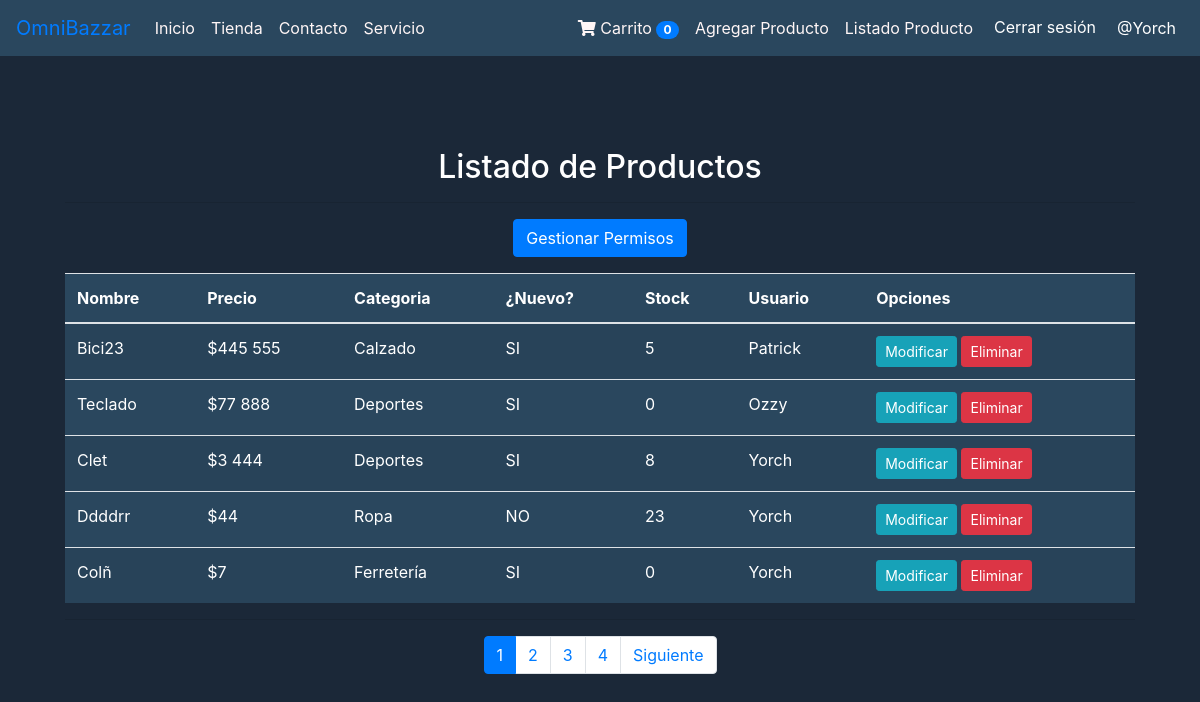
The app's page /listar-productos/ (signed in) with its own data.
### productos/models.py (models this page shows, shortened)
class Producto(models.Model):
    nombre = models.CharField(max_length=50)
    precio = models.IntegerField()
    descripcion = models.TextField()
    nuevo = models.BooleanField()
    categoria = models.ForeignKey(Categoria, on_delete=models.PROTECT, default=1)
    fecha_fabricacion = models.DateField()
    imagen = models.ImageField(upload_to="productos", null=True)
    stock = models.IntegerField(default=0, verbose_name='Stock')
    usuario = models.ForeignKey(User, on_delete=models.CASCADE, null=True, blank=True)

class Categoria(models.Model):
    nombre = models.CharField(max_length=50)
    def __str__(self):
        return self.nombre

### productos/views.py (the view)
# urls.py: path('listar-productos/', listar_productos, name='listar_productos'),
def listar_productos(request):
    if request.user.is_superuser:
        productos = Producto.objects.all()
    else:
        productos = Producto.objects.filter(usuario=request.user)
    page = request.GET.get('page', 1)
    try:
        paginator = Paginator(productos, 5)
        productos = paginator.page(page)
    except:
        raise Http404
    data = {
        'entity': productos,
        'paginator': paginator,
        'is_admin': request.user.is_superuser
    }
    return render(request, 'agregacion/listar.html', data)

### productos/templates/agregacion/listar.html (shortened to what this page needs)
{% extends "productos/base.html" %}
{% block content %}
{% load humanize %}
<center>
<div class="container mt-5">
    <div class="card-body">
        <h2 style="color: white;">Listado de Productos</h2>
        <hr>
        {% if is_admin %}
        <div class="mb-3">
            <a href="{% url 'manage_permissions' %}" class="btn btn-primary">Gestionar Permisos</a>
        </div>
        {% endif %}
        <div class="table-responsive">
            <table class="table table-striped table-hover table-responsive-sm mx-auto" style="max-width: 100%; background-color: #2a475e;">
                <thead>
                    <tr style="color: white;">
                        <th>Nombre</th>
                        <th>Precio</th>
                        <th>Categoria</th>
                        <th>¿Nuevo?</th>
                        <th>Stock</th>
                        {% if is_admin %}
                        <th>Usuario</th>
                        {% endif %}
                        <th>Opciones</th>
                    </tr>
                </thead>
                <tbody>
                    {% for p in entity %}
                    <tr style="color: white;">
                        <td>{{ p.nombre | title }}</td>
                        <td>${{ p.precio | intcomma }}</td>
                        <td>{{ p.categoria | title }}</td>
                        <td>
                            {% if p.nuevo %}
                            SI
                            {% else %}
                            NO
                            {% endif %}
                        </td>
                        <td>{{ p.stock }}</td>
                        {% if is_admin %}
                        <td>{{ p.usuario.username }}</td>
                        {% endif %}
                        <td>
                            {% if perms.productos.change_producto %}
                            <a href="{% url 'modificar_producto' p.id %}" class="btn btn-info btn-sm">Modificar</a>
                            {% endif %}
                            {% if perms.productos.delete_producto %}
                            <a href="#" onclick="eliminarProducto({{ p.id }})" class="btn btn-danger btn-sm">Eliminar</a>
                            {% endif %}
                        </td>
                    </tr>
                    {% endfor %}
                </tbody>
            </table>
            <hr>
            <div>
                {% include 'productos/paginator.html' %}
            </div>
        </div>
    </div>
</div>
</center>
{% endblock %}

### productos/templates/productos/base.html (shortened to what this page needs)
<!DOCTYPE html>
<html lang="en">
<head>
  <link rel="stylesheet" href="https://cdn.jsdelivr.net/npm/bootstrap@4.6.2/dist/css/bootstrap.min.css">
  {% load static %}
  <link rel="stylesheet" href="{% static 'productos/css/styles.css' %}">
  <link rel="stylesheet" href="https://cdnjs.cloudflare.com/ajax/libs/font-awesome/5.15.4/css/all.min.css">
</head>
<body class="body">
  <nav class="navbar navbar-expand-sm navbar-custom">
    <a class="navbar-brand" href="#">OmniBazzar</a>
    <div class="collapse navbar-collapse" id="navbarNav">
      <ul class="navbar-nav mr-auto">
        <li class="nav-item">
          <a class="nav-link" href="{% url 'home' %}">Inicio</a>
        </li>
        <li class="nav-item">
          <a class="nav-link" href="{% url 'Tienda' %}">Tienda</a>
        </li>
        <li class="nav-item">
          <a class="nav-link" href="{% url 'Contacto' %}">Contacto</a>
        </li>
        <li class="nav-item">
          <a class="nav-link" href="{% url 'servicio' %}">Servicio</a>
        </li>
      </ul>
      <ul class="navbar-nav ml-auto">
        <li class="nav-item">
          <a class="nav-link" href="#">
            <i class="fas fa-shopping-cart"></i> Carrito
            <span id="cart-count" class="badge badge-pill badge-primary">0</span>
        </a>
      </li>
        {% if perms.productos.add_producto %}
        <li class="nav-item">
          <a href="{% url 'agregar_producto' %}" class="nav-link">Agregar Producto</a>
        </li>
        {% endif %}
        {% if perms.productos.view_producto %}
        <li class="nav-item">
          <a href="{% url 'listar_productos' %}" class="nav-link">Listado Producto</a>
        </li>
        {% endif %}
        {% if user.is_authenticated %}
        <li class="nav-item">
          <form action="{% url 'logout' %}" method="post" class="form-inline">
            <button type="submit" class="btn btn-link text-white">Cerrar sesión</button>
          </form>
        </li>
        <li class="nav-item">
          <a href="{% url 'profile' %}" class="nav-link text-white">@{{ user.username }}</a>
        </li>
        {% else %}
        <li class="nav-item">
          <a href="{% url 'login' %}" class="btn btn-link text-white">Iniciar sesión</a>
        </li>
        {% endif %}
      </ul>
    </div>
  </nav>
  <br>
  {% block content %}
  {% endblock %}
</body>
</html>

### productos/static/productos/css/styles.css (style rules this page uses)
.body { background-color: #1b2838; }

### productos/templates/productos/base.html (style rules this page uses)
.navbar-custom { background-color: #2a475e; }
.navbar-custom .nav-link { color: rgb(255, 246, 246); }

### records on screen
Producto: nombre "Bici23", precio "445 555", categoria "Calzado", nuevo "SI", stock "5", usuario.username "Patrick"
Producto: nombre "Teclado", precio "77 888", categoria "Deportes", nuevo "SI", stock "0", usuario.username "Ozzy"
Producto: nombre "Clet", precio "3 444", categoria "Deportes", nuevo "SI", stock "8", usuario.username "Yorch"
Producto: nombre "Ddddrr", precio "44", categoria "Ropa", nuevo "NO", stock "23", usuario.username "Yorch"
Producto: nombre "Colñ", precio "7", categoria "Ferretería", nuevo "SI", stock "0", usuario.username "Yorch"

### other values on screen
{{ user.username }} "Yorch"
{{ page }} "1" "2" "3" "4"
